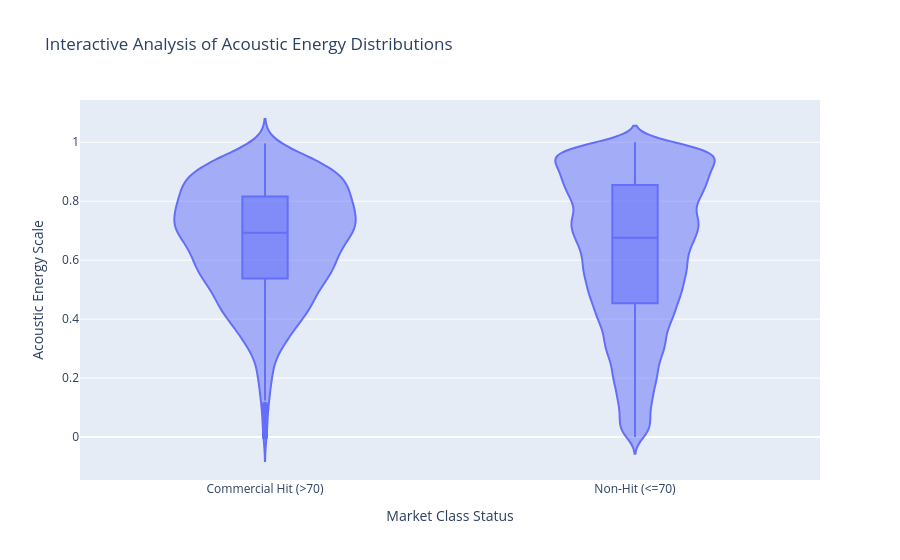

The cell this chart's notebook holds for it:
### Code cell
import plotly.express as px

# Plotly Express Interactive Violin ---
# Mapping 0 and 1 to clean text labels for presentation clarity
df['Market_Status'] = df['is_hit'].map({0: 'Non-Hit (<=70)', 1: 'Commercial Hit (>70)'})

fig = px.violin(df, 
                y='energy', 
                x='Market_Status', 
                box=True,          # Displays the internal boxplot layer as shown in class
                points='outliers', # Shows outlier distributions cleanly
                title='Interactive Analysis of Acoustic Energy Distributions',
                labels={'energy': 'Acoustic Energy Scale', 'Market_Status': 'Market Class Status'})

fig.show()

### Figure 1 — Plotly figure (JSON) as saved in the notebook; plotly's stock layout.template omitted (floating-point values rounded to 4 significant figures; data arrays with more than 128 entries replaced by an {"elided": "..."} marker saying what was removed)
{"data": [{"alignmentgroup": "True", "box": {"visible": true}, "hovertemplate": "Market Class Status=%{x}<br>Acoustic Energy Scale=%{y}<extra></extra>", "legendgroup": "", "marker": {"color": "#636efa"}, "name": "", "offsetgroup": "", "orientation": "v", "points": "outliers", "scalegroup": "True", "showlegend": false, "type": "violin", "x": {"elided": "89599 str values"}, "x0": " ", "xaxis": "x", "y": {"elided": "89599 float values"}, "y0": " ", "yaxis": "y"}], "layout": {"legend": {"tracegroupgap": 0}, "title": {"text": "Interactive Analysis of Acoustic Energy Distributions"}, "violinmode": "group", "xaxis": {"anchor": "y", "domain": [0, 1], "title": {"text": "Market Class Status"}}, "yaxis": {"anchor": "x", "domain": [0, 1], "title": {"text": "Acoustic Energy Scale"}}}}
